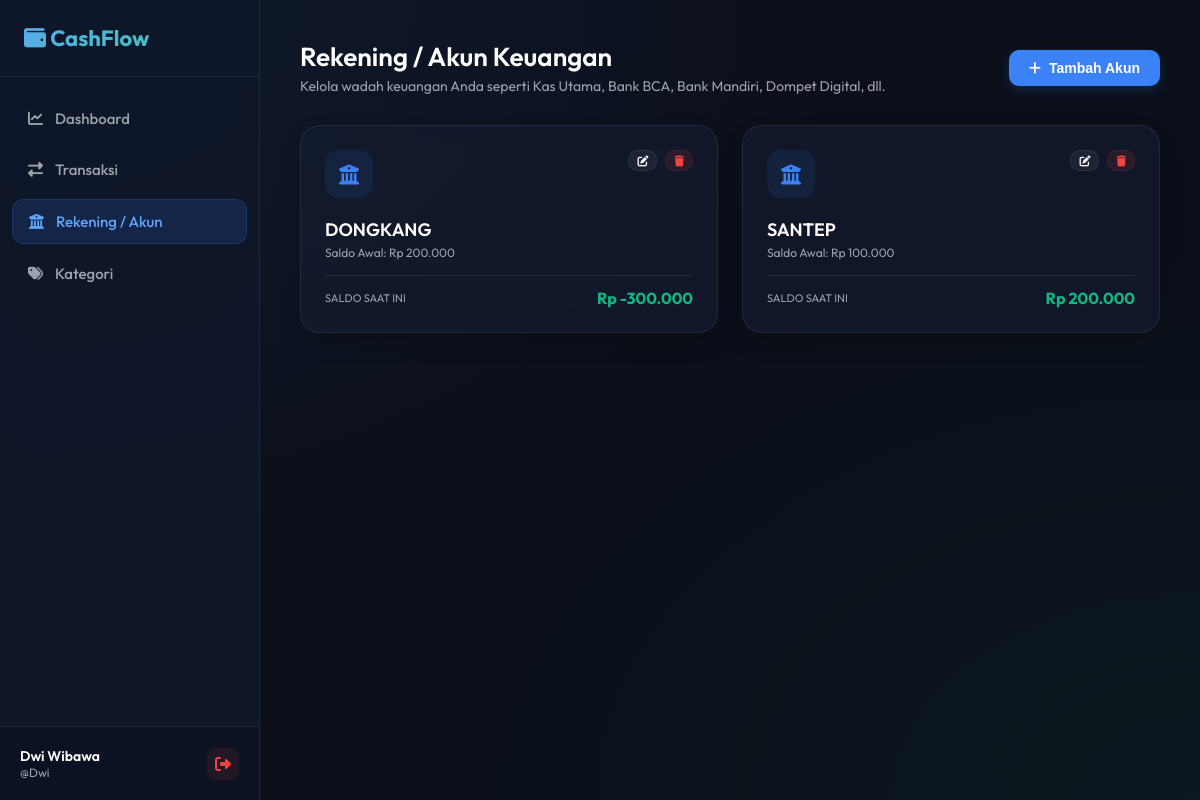
/akun.php (signed in), run on the app's committed database.
### tables this page shows
CREATE TABLE `akun` (
  `id` bigint(20) NOT NULL,
  `nama_akun` varchar(100) NOT NULL,
  `saldo_awal` decimal(15,2) NOT NULL DEFAULT 0.00,
  `created_at` timestamp NOT NULL DEFAULT current_timestamp()
);

### config/database.php (called while the page is built, shortened)
<?php
function formatRupiah($angka) {
    return 'Rp ' . number_format($angka, 0, ',', '.');
}

### akun.php (the view, shortened to what this page needs)
<?php
require_once 'includes/header.php';
$db = getDBConnection();
$query = "
    SELECT a.id, a.nama_akun, a.saldo_awal,
           COALESCE(SUM(CASE WHEN t.jenis = 'masuk' THEN t.nominal ELSE 0 END), 0) as total_masuk,
           COALESCE(SUM(CASE WHEN t.jenis = 'keluar' THEN t.nominal ELSE 0 END), 0) as total_keluar
    FROM akun a
    LEFT JOIN transaksi t ON a.id = t.akun_id
    GROUP BY a.id, a.nama_akun, a.saldo_awal
    ORDER BY a.nama_akun ASC
";
$accounts = $db->query($query)->fetchAll();
?>
<div class="page-header">
    <div>
        <h2>Rekening / Akun Keuangan</h2>
        <p>Kelola wadah keuangan Anda seperti Kas Utama, Bank BCA, Bank Mandiri, Dompet Digital, dll.</p>
    </div>
    <div>
        <button class="btn btn-primary" onclick="openModal('addAccountModal')">
            <i class="fa-solid fa-plus"></i> Tambah Akun
        </button>
    </div>
</div>
<div class="stats-grid">
    <?php foreach ($accounts as $acc): ?>
        <?php
        $acc_balance = (float)$acc['saldo_awal'] + (float)$acc['total_masuk'] - (float)$acc['total_keluar'];
        ?>
        <div class="card account-card-large">
            <div>
                <div class="flex-between-start">
                    <div class="card-icon icon-blue">
                        <i class="fa-solid fa-building-columns fa-lg"></i>
                    </div>
                    <div class="flex-gap-8">
                        <button class="btn btn-secondary btn-secondary-xs"
                                onclick="editAccount(<?= $acc['id']; ?>, '<?= htmlspecialchars($acc['nama_akun'], ENT_QUOTES); ?>', <?= $acc['saldo_awal']; ?>)">
                            <i class="fa-solid fa-edit"></i>
                        </button>
                        <a href="akun.php?delete=<?= $acc['id']; ?>"
                           class="btn btn-danger btn-secondary-xs"
                           onclick="return confirm('Apakah Anda yakin ingin menghapus akun ini? Menghapus akun akan menghapus semua transaksi terkait!')">
                            <i class="fa-solid fa-trash"></i>
                        </a>
                    </div>
                </div>
                <div class="account-card-title">
                    <?= htmlspecialchars($acc['nama_akun']) ?>
                </div>
                <div class="account-card-starting">
                    Saldo Awal: <?= formatRupiah($acc['saldo_awal']) ?>
                </div>
            </div>
            <div class="account-card-footer">
                <span class="account-card-label">Saldo Saat Ini</span>
                <span class="account-card-balance"><?= formatRupiah($acc_balance) ?></span>
            </div>
        </div>
    <?php endforeach; ?>
</div>
<?php
require_once 'includes/footer.php';
?>

### css/style.css (style rules this page uses)
:root { --bg-main: #0b0f19; --bg-card: rgba(20, 28, 47, 0.7); --border-color: rgba(255, 255, 255, 0.08); --border-focus: #3b82f6; --primary: #3b82f6; --primary-hover: #2563eb; --success: #10b981; --success-hover: #059669; --danger: #ef4444; --danger-hover: #dc2626; --warning: #f59e0b; --text-main: #f3f4f6; --text-muted: #9ca3af; --sidebar-width: 260px; --transition: all 0.3s cubic-bezier(0.4, 0, 0.2, 1); --glow-blue: rgba(59, 130, 246, 0.15); --glow-emerald: rgba(16, 185, 129, 0.15); }
* { box-sizing: border-box; margin: 0; padding: 0; }
body { font-family: 'Outfit', 'Inter', sans-serif; background-color: var(--bg-main); background-image: radial-gradient(at 0% 0%, rgba(59, 130, 246, 0.1) 0px, transparent 50%), radial-gradient(at 100% 100%, rgba(16, 185, 129, 0.05) 0px, transparent 50%); background-attachment: fixed; color: var(--text-main); min-height: 100vh; overflow-x: hidden; }
.page-header { display: flex; justify-content: space-between; align-items: center; margin-bottom: 30px; }
.page-header h2 { font-size: 26px; font-weight: 600; color: #ffffff; }
.page-header p { color: var(--text-muted); font-size: 14px; margin-top: 4px; }
.stats-grid { display: grid; grid-template-columns: repeat(auto-fit, minmax(240px, 1fr)); gap: 24px; margin-bottom: 35px; }
.card { background: var(--bg-card); border: 1px solid var(--border-color); border-radius: 20px; padding: 24px; box-shadow: 0 10px 30px -10px rgba(0,0,0,0.3); backdrop-filter: blur(12px); transition: var(--transition); position: relative; overflow: hidden; }
.card-icon { display: flex; align-items: center; justify-content: center; width: 48px; height: 48px; border-radius: 14px; margin-bottom: 20px; }
.icon-blue { background: rgba(59, 130, 246, 0.1); color: var(--primary); }
.btn { display: inline-flex; align-items: center; gap: 8px; padding: 10px 20px; font-size: 14px; font-weight: 600; border-radius: 10px; border: none; cursor: pointer; transition: var(--transition); text-decoration: none; }
.btn-primary { background: var(--primary); color: #ffffff; box-shadow: 0 4px 12px rgba(59, 130, 246, 0.2); }
.btn-danger { background: rgba(239, 68, 68, 0.1); color: var(--danger); border: 1px solid rgba(239, 68, 68, 0.15); }
.btn-secondary { background: rgba(255, 255, 255, 0.05); color: var(--text-main); border: 1px solid var(--border-color); }
.flex-between-start { display: flex; justify-content: space-between; align-items: flex-start; }
.flex-gap-8 { display: flex; gap: 8px; }
.account-card-large { display: flex; flex-direction: column; justify-content: space-between; min-height: 180px; }
.account-card-title { font-size: 18px; font-weight: 600; color: #ffffff; margin-bottom: 4px; }
.account-card-starting { font-size: 12px; color: var(--text-muted); }
.account-card-footer { border-top: 1px solid var(--border-color); margin-top: 15px; padding-top: 12px; display: flex; justify-content: space-between; align-items: center; }
.account-card-label { font-size: 11px; color: var(--text-muted); text-transform: uppercase; }
.account-card-balance { font-weight: 700; font-size: 16px; color: #10b981; }
.btn-secondary-xs { padding: 4px 8px !important; font-size: 11px !important; }

### data on the page
akun: nama_akun "DONGKANG", saldo_awal "Rp 200.000", acc_balance "Rp -300.000"
akun: nama_akun "SANTEP", saldo_awal "Rp 100.000", acc_balance "Rp 200.000"

### other printed values
$currentUser['nama'] "Dwi Wibawa"
$currentUser['username'] "Dwi"
